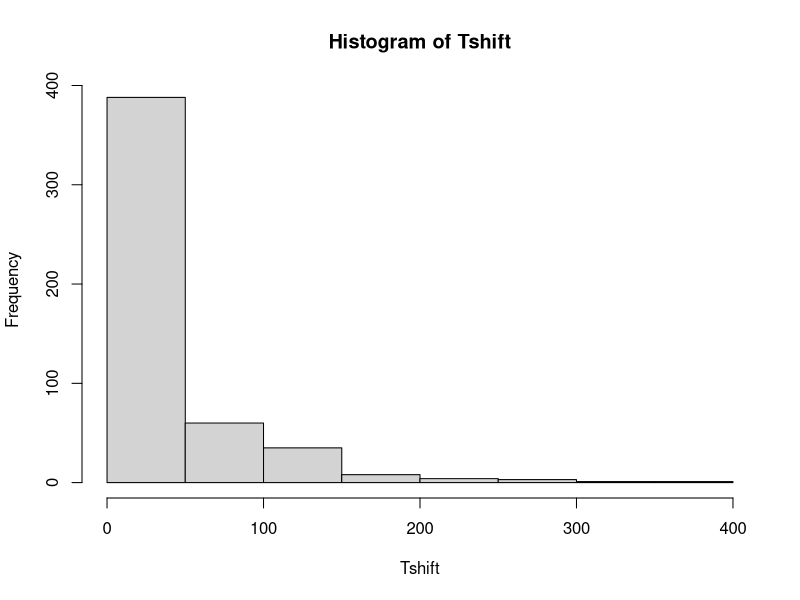
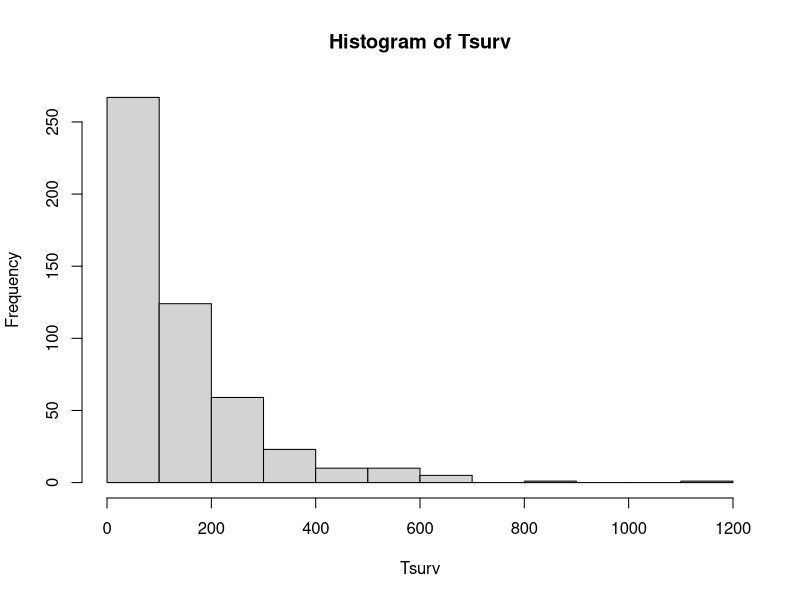
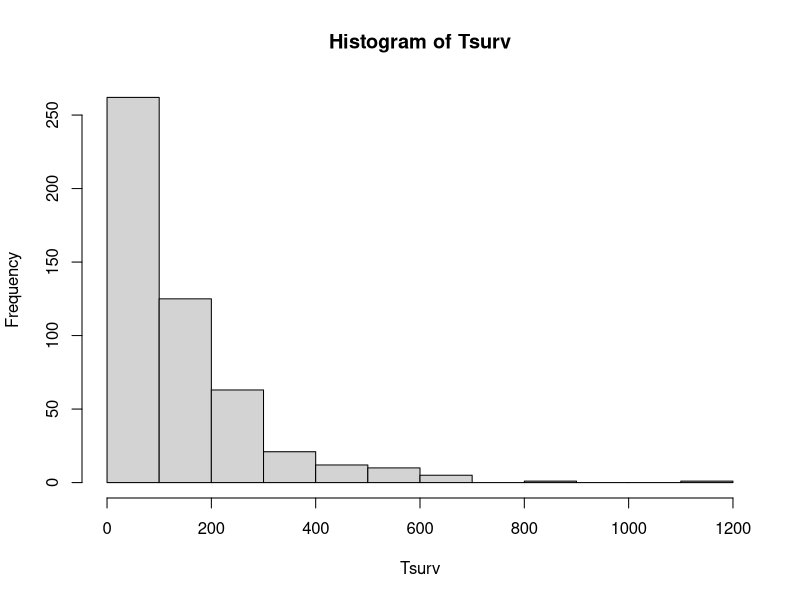
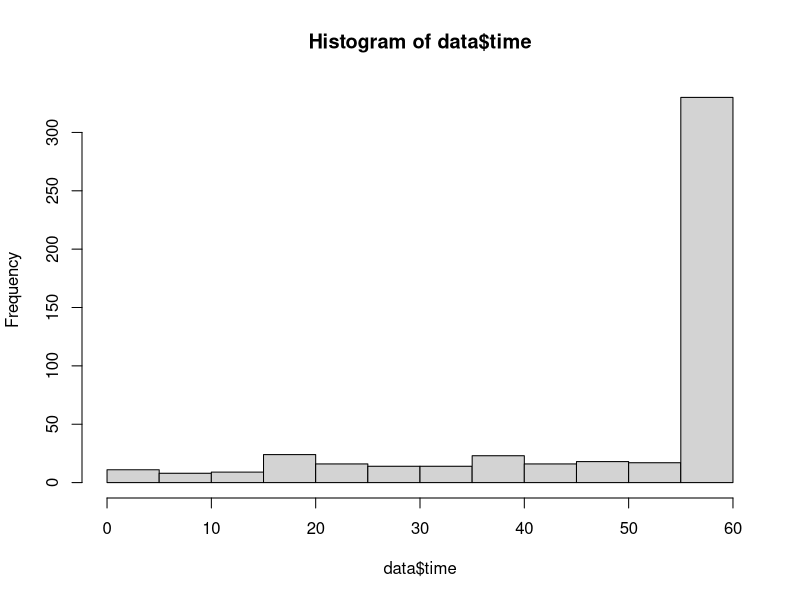

The R script that drew these images, in order:

#Data simulation ###

n = 500
Z = rbinom(n, 1, 0.5) #randomized arm: 1 control, 0 experimental treatment
gender <- rbinom(n,size=1,prob=0.5)
age <- rnorm(n,mean=50,sd = 7)


lambda=0.002
rho=1
C=60

#Crossover times 
V = runif(n=n)
Tshift = ifelse(Z==1, yes = (- log(V) / (3*lambda*exp(Z*0.35 + gender*0.4+age*0.01)))^(1 / rho), no=0) #only crossover for control patients 
hist(Tshift)
summary(Tshift)
Tshift = ifelse(Tshift<C,yes=Tshift,no=0) #if crossover happens after the last day of the trial, its removed
summary(Tshift)

#Survival times
V = runif(n=n)
Tsurv =  (- log(V) / (0.7*lambda * exp(Z*0.3 + gender*0.3+age*0.03)))^(1 / rho)
hist(Tsurv)
summary(Tsurv)
Tsurv = ifelse(Tshift ==0, yes= Tsurv,no = ifelse(Tshift<Tsurv, yes = Tsurv*runif(n,min=1,max=1.15),no = Tshift) )
hist(Tsurv)
summary(Tsurv)
Tshift = ifelse(Tshift<Tsurv,yes=Tshift,no=0)

#Admnistrative censoring
time <- pmin(Tsurv, C)
status <- as.numeric(Tsurv <= C)
data <-  data.frame(id=1:n, gender=gender,age=age,Z=Z,time=time, status=status,shift=Tshift)

hist(data$time)

setwd("~/OneDrive - UGent/Crossover/R-code")
write.table(data, file = "data.txt", sep = "\t", row.names = TRUE, col.names = TRUE)
